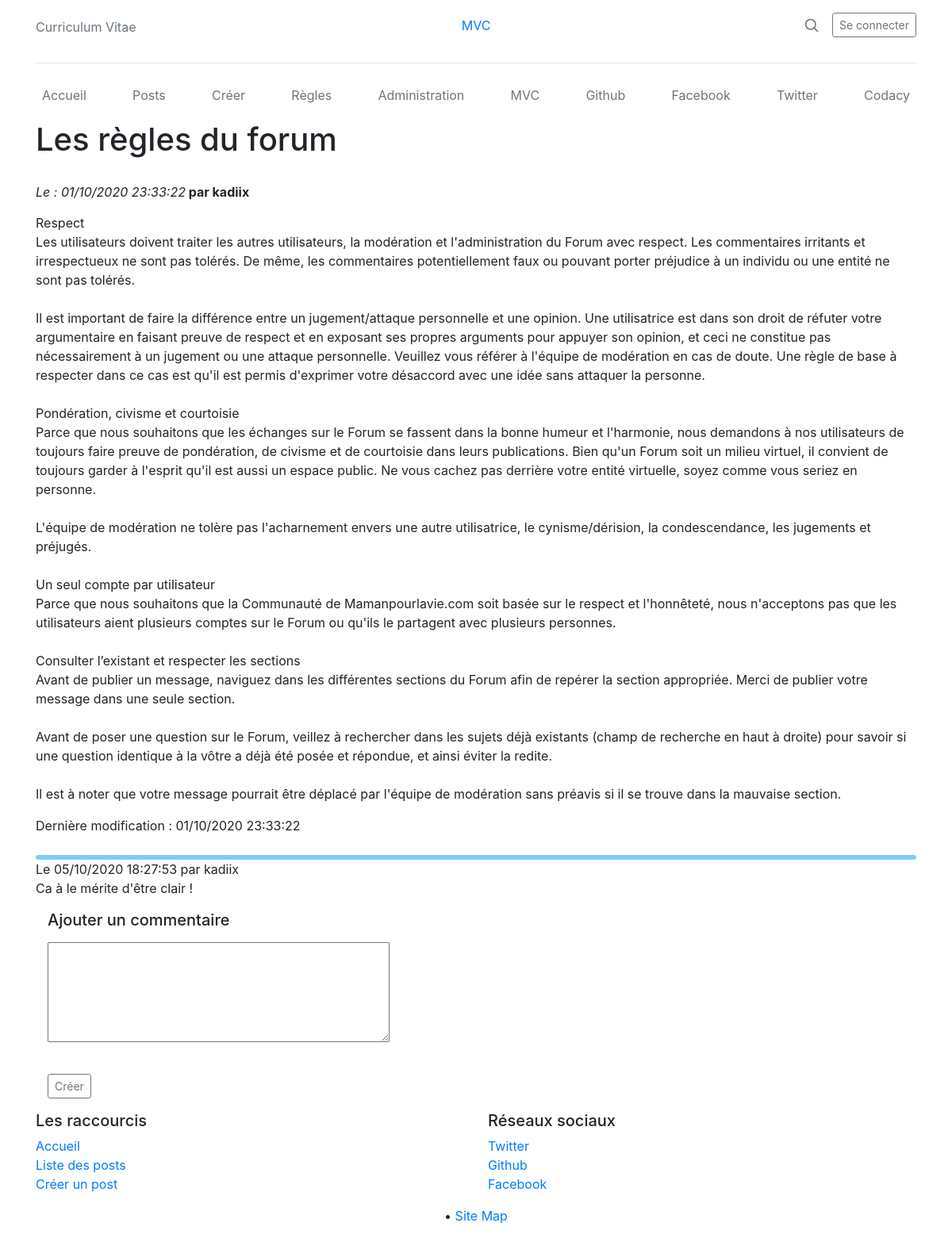
/posts/1, run on the app's committed database.
### tables this page shows
CREATE TABLE `post` (
  `id` int(11) NOT NULL,
  `idUser` int(11) NOT NULL,
  `title` text NOT NULL,
  `subject` text NOT NULL,
  `description` text NOT NULL,
  `creationDate` datetime NOT NULL,
  `modifyDate` datetime DEFAULT NULL,
  `isVerified` tinyint(1) NOT NULL
);

CREATE TABLE `user` (
  `id` int(11) NOT NULL,
  `firstname` varchar(255) NOT NULL,
  `lastname` varchar(255) NOT NULL,
  `username` varchar(255) NOT NULL,
  `password` text NOT NULL,
  `creationDate` datetime NOT NULL,
  `isAdmin` tinyint(1) NOT NULL DEFAULT 0
);

CREATE TABLE `comment` (
  `id` int(11) NOT NULL,
  `idPost` int(11) NOT NULL,
  `idUser` int(11) NOT NULL,
  `description` text NOT NULL,
  `creationDate` datetime NOT NULL,
  `isVerified` tinyint(1) NOT NULL
);

### index.php (called while the page is built, shortened)
<?php
try{
    require("class/Database.php");
    require("controller/postController.php");
    $rm = new Router($_GET['url']);
    $postC = new PostController();
    $userC = new UserController();
    $commC = new CommentController();
    $indexC = new IndexController();
    $adminC = new AdminController();
    $rm->get('/', function() use($indexC) {
        $indexC->index();
    });
    $rm->get('/posts', function() use($postC) {
        $postC->listPosts();
    });
    $rm->get('/posts/create', function() use($postC) {
        $postC->createPost();
    });
    $rm->get('/posts/modify/:id', function($id) use($postC) {
        $postC->modifyPost(null, null, null, $id);
    });
    $rm->get('/posts/:id', function($id) use($postC) {
        $postC->viewPost($id);
    });
    $rm->get('/user/register', function() use($userC) {
        $userC->register();
    });
    $rm->get('/user/login', function() use($userC) {
        $userC->login();
    });
    $rm->get('/user/admin', function() use($adminC) {
        $adminC->index();
    });
    $rm->post('/ajax/logout', function() use($userC){
        $userC->logout();
    });
    $rm->post('/ajax/deleteUser', function() use($userC){
        $userC->delete($_POST["idUser"]);
    });
    $rm->post('/ajax/deleteCom', function() use($commC){
        $commC->delete($_POST["idCom"]);
    });
    $rm->post('/ajax/valideCom', function() use($commC){
        $commC->validate($_POST["idCom"]);
    });
    $rm->post('/ajax/deletePost', function() use($postC){
        $postC->delete($_POST["idPost"]);
    });
    $rm->post('/ajax/validePost', function() use($postC){
        $postC->validate($_POST["idPost"]);
    });
    $rm->post('/ajax/post', function() use($postC){
        $postC->createPost($_POST["title"], $_POST["subject"], $_POST["description"]);
    });
    $rm->post('/ajax/comment', function() use($commC){
        $commC->createComment($_POST["idPost"], $_POST["description"]);
    });
    $rm->post('/ajax/modify', function() use($postC){
        $postC->modifyPost($_POST["title"], $_POST["subject"], $_POST["description"], $_POST["idPost"]);
    });
    $rm->post('/ajax/register', function() use($userC){
        $userC->register($_POST["username"], $_POST["firstname"], $_POST["lastname"], $_POST["password"]);
    });
    $rm->post('/ajax/login', function() use($userC){
        $userC->login($_POST["username"], $_POST["password"]);
    });
    $rm->post('/ajax/contact', function() use($indexC){
        $indexC->contact($_POST["name"], $_POST["email"], $_POST["message"]);
    });
    $rm->run();
}
catch(Exception $e){
    $message = $e->getMessage();
    $indexC->error($message);
}

### class/Route.php (called while the page is built, shortened)
<?php
class Route {
    private $path;
    private $callable;
    private $matches = [];
    public function __construct($path, $callable){
        $this->path = trim($path, '/');
        $this->callable = $callable;
    }
    public function match($url){
        $url = trim($url, '/');
        $path = preg_replace_callback('#:([\w]+)#', [$this, 'paramMatch'], $this->path);
        $regex = "#^$path$#i";
        if(!preg_match($regex, $url, $matches)){
            return false;
        }
        array_shift($matches);
        $this->matches = $matches;
        return true;
    }
    public function call(){
        return call_user_func_array($this->callable, $this->matches);
    }
}

### class/Router.php (called while the page is built, shortened)
<?php
class Router {
    private $url;
    private $routes = [];
    public function __construct($url){
        $this->url = $url;
    }
    private function add($path, $callable, $name, $method){
        $route = new Route($path, $callable);
        $this->routes[$method][] = $route;
        return $route;
    }
    public function run(){
        foreach($this->routes[$_SERVER['REQUEST_METHOD']] as $route){
            if($route->match($this->url)){
                return $route->call();
            }
        }
        throw new Exception('No matching routes');
    }
}

### controller/controller.php (called while the page is built, shortened)
<?php
require_once("model/userManager.php");
require_once("model/postManager.php");
require_once("model/commentManager.php");
class Controller{
    private $_postMan;
    private $_userMan;
    private $_commMan;
    public function __construct(){
        $this->_postMan = new PostManager();
        $this->_commMan = new CommentManager();
        $this->_userMan = new UserManager();
    }
    public function userMan(){
		return $this->_userMan;
    }
    public function postMan(){
		return $this->_postMan;
    }
    public function commMan(){
		return $this->_commMan;
	}
}

### class/Database.php (called while the page is built, shortened)
<?php
class Database{
	private $PDOInstance = null;
	private static $instance = null;
	private function __construct(){
		$this->PDOInstance = new PDO('mysql:dbname=' . self::DEFAULT_SQL_DTB.';host=' . self::DEFAULT_SQL_HOST, self::DEFAULT_SQL_USER , self::DEFAULT_SQL_PASS);
    }
	public static function getInstance(){
		if(is_null(self::$instance)){
	        self::$instance = new Database();
	    }
		return self::$instance;
    }
	public function prepare($prepare){
		return $this->PDOInstance->prepare($prepare);
	}
}

### model/postManager.php (called while the page is built, shortened)
<?php
require_once('model/entity/post.php');
class PostManager {
	private function buildFromRow($row){
		$creationDate = DateTime::createFromFormat('Y-m-d H:i:s', $row->creationDate);
		$modifyDate = DateTime::createFromFormat('Y-m-d H:i:s', $row->modifyDate);
		return new Post($row->id, $row->idUser, $row->title, $row->subject, $row->description, $creationDate, $modifyDate, $row->isVerified);
	}
	public function getById($id){
		$prepare = Database::getInstance()->prepare("SELECT * FROM post WHERE id = ?");
		$prepare->execute(array($id));
		if($row = $prepare->fetch(PDO::FETCH_OBJ)){
			return $this->buildFromRow($row);
		}else{
			return false;
		}
	}
}

### model/entity/post.php (called while the page is built, shortened)
<?php
class Post {
    private $_id;
    private $_idUser;
    private $_title;
    private $_description;
    private $_creationDate;
    private $_modifyDate;
    public function id(){
		return $this->_id;
	}
	public function setId($_id){
		$this->_id = $_id;
	}
	public function idUser(){
		return $this->_idUser;
	}
	public function setIdUser($_idUser){
		$this->_idUser = $_idUser;
	}
	public function title(){
		return $this->_title;
	}
	public function setTitle($_title){
		$this->_title = $_title;
	}
	public function description(){
		return $this->_description;
	}
	public function setDescription($_description){
		$this->_description = $_description;
	}
	public function creationDate(){
		return $this->_creationDate;
	}
	public function setCreationDate($_creationDate){
		$this->_creationDate = $_creationDate;
	}
	public function modifyDate(){
		return $this->_modifyDate;
	}
	public function setModifyDate($_modifyDate){
		$this->_modifyDate = $_modifyDate;
	}
}

### model/commentManager.php (called while the page is built, shortened)
<?php
require_once('model/entity/comment.php');
class CommentManager {
    private function buildFromRow($row){
		$creationDate = DateTime::createFromFormat('Y-m-d H:i:s', $row->creationDate);
		return new Comment($row->id, $row->idPost, $row->idUser, $row->description, $creationDate, $row->isVerified);
	}
    public function getByIdPost($idPost){
		$prepare = Database::getInstance()->prepare("SELECT * FROM comment WHERE idPost = ?");
		$prepare->execute(array($idPost));
		$commentsList = array();
		while ($row = $prepare->fetch(PDO::FETCH_OBJ)) {
			$commentsList[] = $this->buildFromRow($row);
		}
		return $commentsList;
	}
}

### model/entity/comment.php (called while the page is built, shortened)
<?php
class Comment {
    private $_idUser;
    private $_description;
    private $_creationDate;
    private $_isVerified;
	public function idUser(){
		return $this->_idUser;
	}
	public function setIdUser($_idUser){
		$this->_idUser = $_idUser;
	}
	public function description(){
		return $this->_description;
	}
	public function setDescription($_description){
		$this->_description = $_description;
	}
	public function creationDate(){
		return $this->_creationDate;
	}
	public function setCreationDate($_creationDate){
		$this->_creationDate = $_creationDate;
	}
	public function isVerified(){
		return $this->_isVerified;
	}
	public function setIsVerified($_isVerified){
		$this->_isVerified = $_isVerified;
	}
}

### model/userManager.php (called while the page is built, shortened)
<?php
require_once('model/entity/user.php');
class UserManager {
	private function buildFromRow($row){
		$creationDate = DateTime::createFromFormat('Y-m-d H:i:s', $row->creationDate);
		return new User($row->id, $row->firstname, $row->lastname, $row->username, $row->password, $creationDate, $row->isAdmin);
	}
	public function getById($id){
		$prepare = Database::getInstance()->prepare("SELECT * FROM user WHERE id = ?");
		$prepare->execute(array($id));
		if($row = $prepare->fetch(PDO::FETCH_OBJ)){
			return $this->buildFromRow($row);
		}else{
			return false;
		}
	}
}

### model/entity/user.php (called while the page is built, shortened)
<?php
class User{
    private $_username;
	public function userName(){
		return $this->_username;
	}
	public function setUserName($_username){
		$this->_username = $_username;
	}
}

### view/pages/viewPostView.php (the view, shortened to what this page needs)
<div class="container">
    <div class="postBody">
            <?php
                echo('<h1 class="pageTitle" style="margin-bottom: 30px;" >' . htmlspecialchars($post->title()) . '</h1>');
                echo('<em>Le : ' . $post->creationDate()->format('d/m/Y H:i:s') . '</em><strong> par ' . $needed_users[$post->idUser()]->username() . '</strong>');
                echo('<p style="margin-top: 15px" class="postDescription">' . nl2br(htmlspecialchars($post->description())) . '</p>');
                if($post->modifyDate() != null){echo ('Dernière modification : '. $post->modifyDate()->format('d/m/Y H:i:s'));}
            ?>
        </div>
        <div class="card-shape-right colorRandom flex-auto d-none d-md-block" style="width: 100%; height: 6px; margin-top: 25px; background-color: #7FCBFF; border-radius: 5px;"></div>
        <div class="commentBody">
            <?php
                foreach($commentsList as $item){ if($item->isVerified()){?>
                    <div class="commentItem">
                        <span class="commentInfo"><?= "Le ".$item->creationDate()->format('d/m/Y H:i:s')." par ".$needed_users[$item->idUser()]->username(); ?></span>
                        <p class="commmentDescription"><?= nl2br(htmlspecialchars($item->description())); ?></p>
                    </div>
            <?php }} ?>
        <form action="" id='newComment' value="<?= htmlspecialchars($post->id()); ?>" method="post">
            <div class="container">
                <label for="comment"><h5>Ajouter un commentaire</h5></label><br/>
                <textarea id="comment" name="comment" class="post_blog_area" cols="40" rows="5" required></textarea><br/><br/>
                <button type="submit" class=" btn btn-sm btn-outline-secondary">Créer</button>
            </div>
        </form>
    </div>
</div>

### data on the page
post: title "Les règles du forum", idUser.username "kadiix", description "Respect Les utilisateurs doivent traiter les autres utilisateurs, la modération et l'administration du Forum avec respect. Les commentaires irritants et irrespectueux ne sont pas tolérés. De même, les commentaires potentiellement faux ou pouvant porter préjudice à un individu ou une entité ne sont pas tolérés. Il est important de faire la différence entre un jugement/attaque personnelle et une opinion. Une utilisatrice est dans son droit de réfuter votre argumentaire en faisant preuve de respect et en exposant ses propres arguments pour appuyer son opinion, et ceci ne constitue pas nécessairement à un jugement ou une attaque personnelle. Veuillez vous référer à l'équipe de modération en cas…"
comment: format "05/10/2020 18:27:53", idUser.username "kadiix", description "Ca à le mérite d'être clair !"

### other printed values
$post->creationDate()->format('d/m/Y H:i:s') "01/10/2020 23:33:22"
$post->modifyDate()->format('d/m/Y H:i:s') "01/10/2020 23:33:22"
